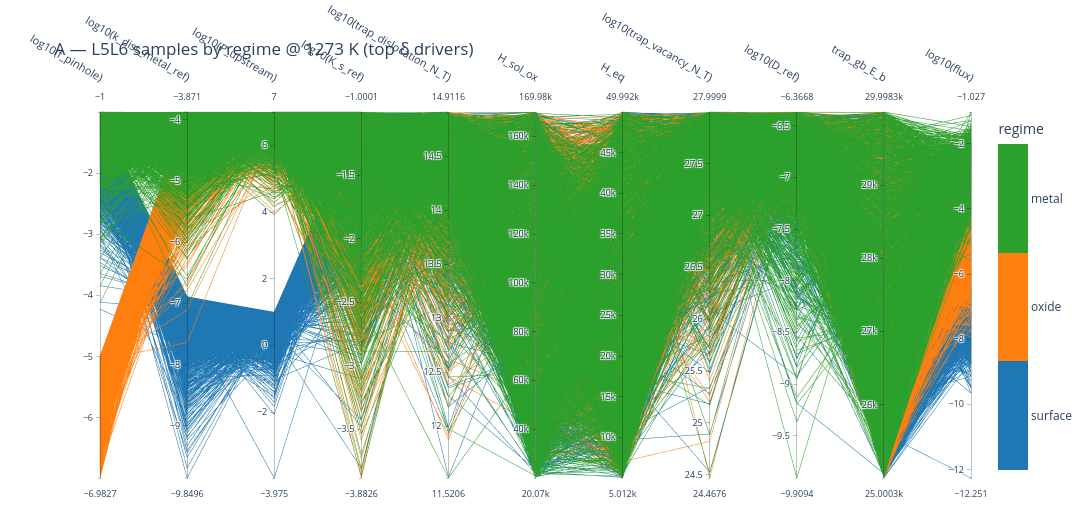

Notebook code cell kept with this figure:
### Markdown cell above
## A — samples coloured by regime

Axes = union of each regime's top-5 δ drivers of flux (+ `log10(flux)`). Each line is one model
run; colour = regime. Brush an axis (e.g. pull `log10(P_upstream)` to its low end) to see which
regime/flux lines survive.

### Code cell
drivers = []
for r in REGIMES:
    for p in top_drivers(routeB_T, r, 'flux', k=5):
        if p not in drivers:
            drivers.append(p)
dimsA = drivers + ['flux']

figA = parallel_coordinates_samples(
    master_T, dimsA, color_by='regime', log_dims=logsub(dimsA),
    title=f'A — L5L6 samples by regime @ {T_SHOW} K (top δ drivers)',
    save_html=os.path.join(FIG_DIR, 'pcp_A_regime.html'))
print("A axes:", dimsA)
figA

### Figure 1 — Plotly figure (JSON) as saved in the notebook; plotly's stock layout.template omitted (floating-point values rounded to 4 significant figures; data arrays with more than 128 entries replaced by an {"elided": "..."} marker saying what was removed)
{"data": [{"dimensions": [{"label": "log10(f_pinhole)", "values": {"elided": "5073 float values"}}, {"label": "log10(k_diss_metal_ref)", "values": {"elided": "5073 float values"}}, {"label": "log10(P_upstream)", "values": {"elided": "5073 float values"}}, {"label": "log10(K_s_ref)", "values": {"elided": "5073 float values"}}, {"label": "log10(trap_dislocation_N_T)", "values": {"elided": "5073 float values"}}, {"label": "H_sol_ox", "values": {"elided": "5073 float values"}}, {"label": "H_eq", "values": {"elided": "5073 float values"}}, {"label": "log10(trap_vacancy_N_T)", "values": {"elided": "5073 float values"}}, {"label": "log10(D_ref)", "values": {"elided": "5073 float values"}}, {"label": "trap_gb_E_b", "values": {"elided": "5073 float values"}}, {"label": "log10(flux)", "values": {"elided": "5073 float values"}}], "labelangle": 30, "labelfont": {"size": 11}, "labelside": "top", "line": {"cmax": 2.5, "cmin": -0.5, "color": {"elided": "5073 float values"}, "colorbar": {"ticktext": ["surface", "oxide", "metal"], "tickvals": [0, 1, 2], "title": {"text": "regime"}}, "colorscale": [[0, "#1f77b4"], [0.3333, "#1f77b4"], [0.3333, "#ff7f0e"], [0.6667, "#ff7f0e"], [0.6667, "#2ca02c"], [1, "#2ca02c"]], "showscale": true}, "rangefont": {"size": 9}, "tickfont": {"size": 9}, "type": "parcoords"}], "layout": {"font": {"size": 12}, "height": 520, "margin": {"b": 40, "l": 100, "r": 120, "t": 110}, "title": {"text": "A — L5L6 samples by regime @ 1273 K (top δ drivers)"}, "width": 1485}}
